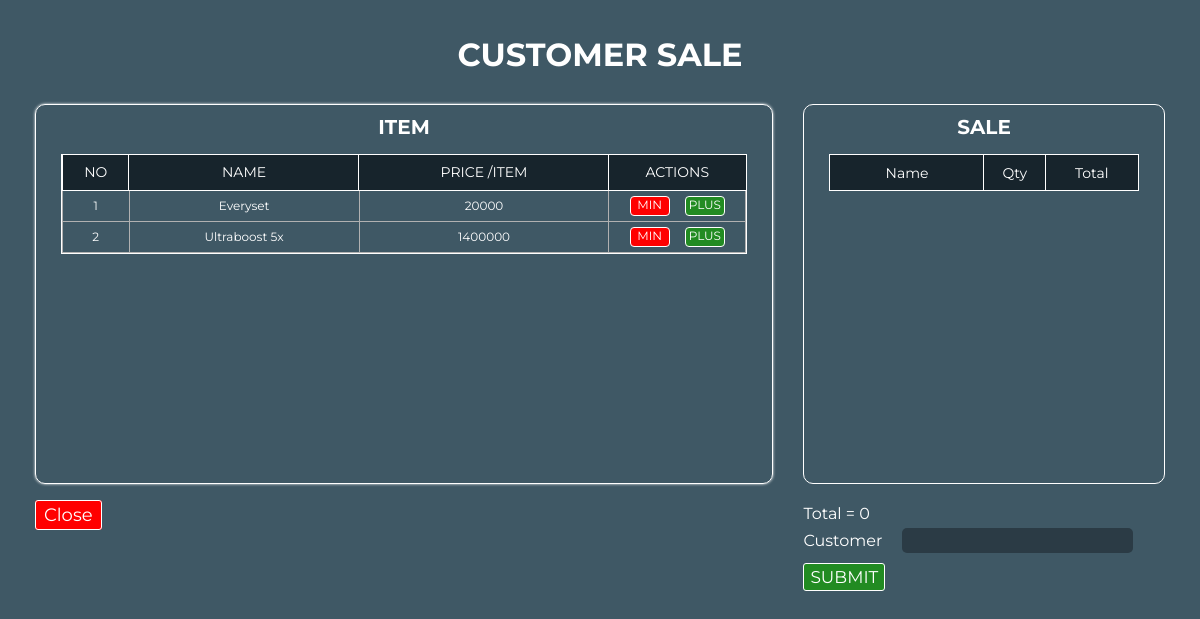
The page /view/viewAddSale.php (signed in) on the database its author committed.
### tables this page shows
CREATE TABLE `item` (
  `id` int(100) NOT NULL,
  `name` varchar(100) NOT NULL,
  `price` bigint(20) NOT NULL,
  `stock` int(11) NOT NULL,
  `category` varchar(100) NOT NULL
);

### repository/getAllData.php (called while the page is built, shortened)
<?php
require_once "../model/itemModel.php";
function getAllItem(): array
{
    $connection = getConnection();
    $sql = "SELECT * FROM item";
    $result = $connection ->query($sql);
    $array = [];
    while ($row = $result->fetch())
        $array[] = new Item(
            id: $row["id"],
            name: $row["name"],
            price: $row["price"],
            stock: $row["stock"],
            category: $row["category"]
        );
    return $array;
}

### model/itemModel.php (called while the page is built, shortened)
<?php
class Item
{
    private int $id;
    private string $name;
    private int $price;
    public function __construct(int $id, string $name, int $price, int $stock, string $category)
    {
        $this->id = $id;
        $this->name = $name;
        $this->price = $price;
    }
    public function getId(): int
    {
        return $this->id;
    }
    public function getName(): string
    {
        return $this->name;
    }
    public function getPrice(): int
    {
        return $this->price;
    }
}

### view/viewAddSale.php (the view, shortened to what this page needs)
<?php
require_once "../repository/getAllData.php";
$data = getAllItem();
?>
<!DOCTYPE html>
    <html lang="en">
    <head>
        <link rel="stylesheet" href="../assets/style/styleAddSale.css">
    </head>
    <body>
        <div class="container">
            <div>
                <h1> CUSTOMER SALE </h1>
            </div>
            <div class="container-sale">
                <div class="item">
                    <div class="outer-wrapper">
                        <h2> ITEM </h2>
                        <div class="table-wrapper">
                            <table>
                                <tr>
                                    <th>NO</th>
                                    <th>NAME</th>
                                    <th>PRICE /ITEM</th>
                                    <th width="20%">ACTIONS</th>
                                </tr>
                                <?php
                                $counter = 1;
                                foreach ($data as $item) {
                                    ?>
                                    <tr>
                                        <td><?= $counter ?></td>
                                        <td><?= $item->getName() ?></td>
                                        <td><?= $item->getPrice() ?></td>
                                        <td>
                                            <div class="td-quantity">
                                                <a href="../repository/sale_customer/actionAddSale.php?action_type=remove_item&id=<?=$item->getId()?>&product_name=<?=$item->getName()?>&quantity=1&price=<?=$item->getPrice()?>" class="min">
                                                    MIN
                                                </a>
                                                <a href="../repository/sale_customer/actionAddSale.php?action_type=add_item&id=<?=$item->getId()?>&product_name=<?=$item->getName()?>&quantity=1&price=<?=$item->getPrice()?>" class="plus">
                                                    PLUS
                                                </a>
                                            </div>
                                        </td>
                                    </tr>
                                    <?php $counter++;
                                } ?>
                            </table>
                        </div>
                    </div>
                </div>
                <div class="item-sale">
                    <h2> SALE </h2>
                    <div class="table-wrapper">
                        <table>
                            <thead>
                            <tr>
                                <th>Name</th>
                                <th width="20%">Qty</th>
                                <th width="30%">Total</th>
                            </tr>
                            </thead>
                            <?php
                            $Total = 0;
                                    ?>
                        </table>
                    </div>
                </div>
            </div>
            <div class="footer">
                <div class="close">
                    <a href="../repository/sale_customer/actionAddSale.php?action_type=clear_session" class="button-close">Close</a>
                </div>
                <div class="submit">
                    <label> Total = <?= $Total?></label>
                    <form method="POST" action="../repository/sale_customer/actionAddSale.php?action_type=submit" class="input-form">
                        <label>Customer <input name="customer_name"> </label>
                        <br>
                        <button class="button-submit" type="submit">SUBMIT</button>
                    </form>
                </div>
            </div>
        </div>
    </body>
</html>

### assets/style/styleAddSale.css (style rules this page uses)
* { margin: 0; padding: 0; outline: none; border: none; text-decoration: none; box-sizing: border-box; font-family: 'Montserrat', Arial, sans-serif; }
html, body { height: 100%; background-color: #3F5865; margin: 0; }
.container { display: flex; height: 100%; color: white; flex-direction: column; padding: 35px; }
.container h1 { text-align: center; }
.container-sale { display: flex; height: 400px; margin-top: 20px; }
.item { width: 70%; }
.outer-wrapper { margin: 10px 0; border: 1px solid white; border-radius: 10px; box-shadow: 0 0 3px white; max-width: 100%; height: 95%; padding: 10px 25px; }
.outer-wrapper h2 { margin-bottom: 15px; text-align: center; font-size: 20px; }
.table-wrapper { max-height: 85%; overflow-y: auto; border: 1px solid white; }
table { width: 100%; border-collapse: collapse; }
table th { position: sticky; top: 0; background-color: #17242C; color: white; text-align: center; font-weight: normal; font-size: 14px; outline: 1px solid white; height: 35px; }
table td { text-align: center; font-size: 12px; border: 1px solid rgb(177, 177, 177); color: white; }
.td-quantity { display: flex; justify-content: space-evenly; align-items: center; padding: 5px; }
.min, .plus { border-radius: 4px; color: white; cursor: pointer; border: 1px solid white; }
.min { width: 40px; height: 20px; background-color: red; }
.plus { width: 40px; height: 20px; background-color: forestgreen; }
.item-sale { width: 34%; height: 95%; margin: 10px 0 0 30px; border: 1px solid white; border-radius: 10px; padding: 10px 25px; }
.item-sale h2 { text-align: center; font-size: 20px; margin-bottom: 15px; }
.footer { display: flex; justify-content: space-between; margin-top: 10px; }
.submit { width: 32%; }
.input-form { padding-top: 5px; }
.input-form input { box-sizing: border-box; border-radius: 5px; border: none; height: 25px; width: 64%; color: white; background-color: #2B3B45; margin-left: 15px; padding-left: 10px; }
.button-close { padding: 3px 8px; color: white; border: 1px solid white; border-radius: 3px; text-decoration: none; background-color: red; font-size: 18px; }
.button-submit { padding: 3px 6px; color: white; border: 1px solid white; border-radius: 3px; text-decoration: none; background-color: forestgreen; font-size: 17px; margin-top: 10px; }

### rows shown on the page
item: name "Everyset", price "20000"
item: name "Ultraboost 5x", price "1400000"

### other values the page prints
$Total "0"
